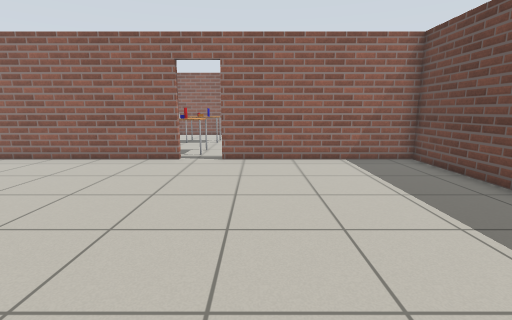
View 1 (above)

13 first-person views from a walk through a Gazebo world. The camera is 1 m above the floor, tilts 10° down and sees 85° across. The floor is counted in squares, 0.5 m on a side. Each view is taken from the middle of a square. On the plan, view 1 faces up. The plan holds only what a view shows up to about 16 squares ahead; the rest is blank. Robots are left out. Simple patterns stand in for the simulator's built-in surfaces.

View 2
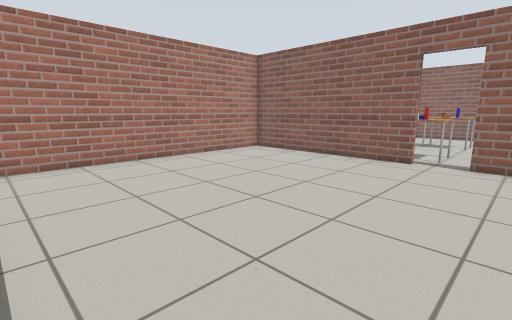

View 3
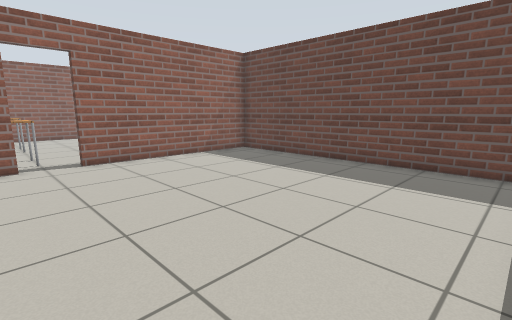

View 4
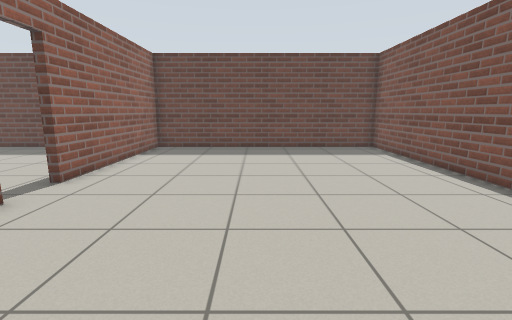

View 5
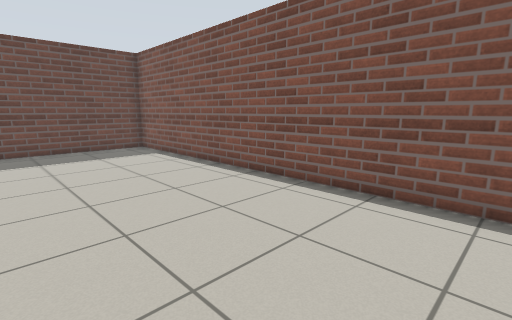

View 6
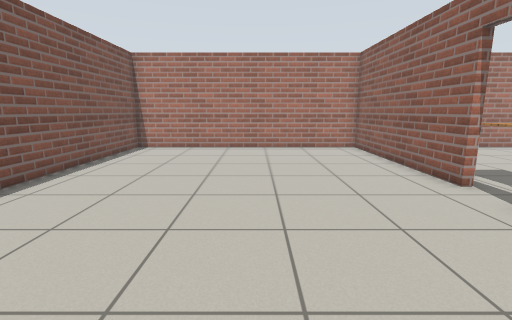

View 7
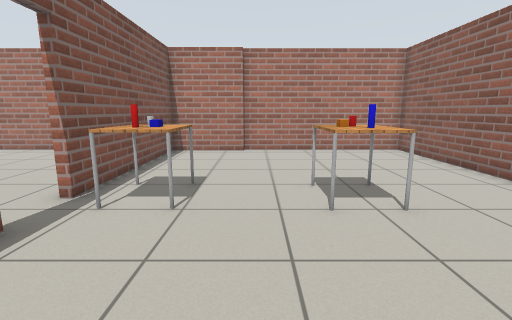

View 8
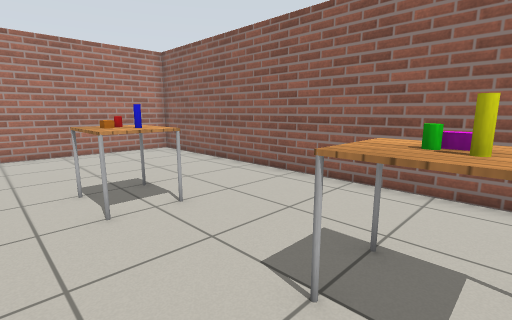

View 9
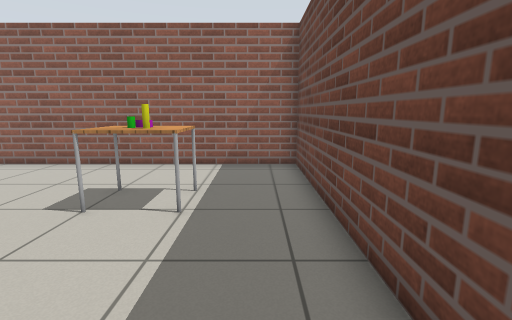

View 10
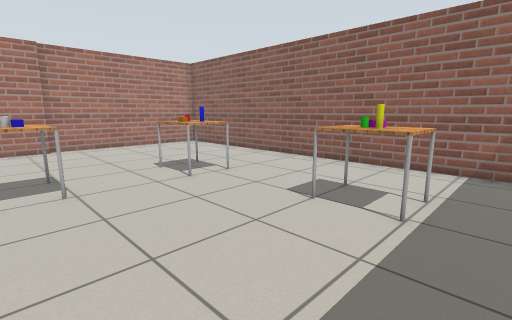

View 11
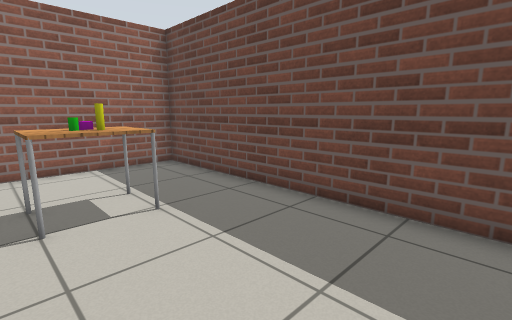

View 12
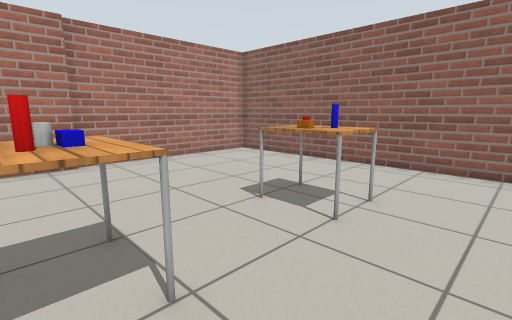

View 13
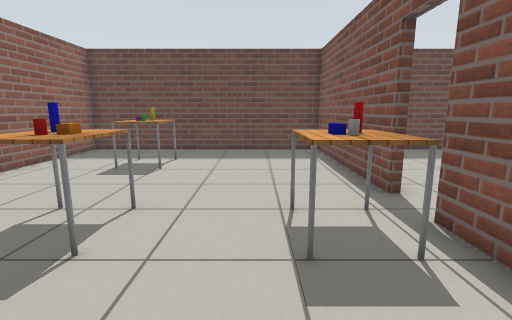

### Floor plan
Ten units are one square. View 1 is at (0, 0); x grows to the right and y downward. Boxes are objects, and circles mark ways between rooms. Rooms are numbered by the first view taken in them; rooms with no view inside come last. Other rooms are left out.
<svg viewBox="-119 -239 189 249">
<path fill="none" stroke="#000" d="M-32 -115 -114 -115 -114 5 65 5 65 -115 -14 -115M-14 -118 65 -118 65 -234 -114 -234 -114 -154M-111 -155 -111 -118 -32 -118"/>
<rect x="-45" y="-135" width="10" height="10" fill="#bbb"><title>white cylinder</title></rect>
<rect x="-45" y="-145" width="20" height="10" fill="#bbb"><title>blue box</title></rect>
<rect x="-45" y="-185" width="10" height="10" fill="#bbb"><title>red cylinder</title></rect>
<rect x="-45" y="-195" width="10" height="10" fill="#bbb"><title>table</title></rect>
<rect x="-35" y="-135" width="10" height="10" fill="#bbb"><title>red cylinder</title></rect>
<rect x="-35" y="-185" width="10" height="10" fill="#bbb"><title>orange box</title></rect>
<rect x="-35" y="-195" width="10" height="10" fill="#bbb"><title>blue cylinder</title></rect>
<rect x="15" y="-195" width="10" height="10" fill="#bbb"><title>green cylinder</title></rect>
<rect x="15" y="-205" width="20" height="10" fill="#bbb"><title>table</title></rect>
<rect x="25" y="-195" width="10" height="10" fill="#bbb"><title>yellow cylinder</title></rect>
<circle cx="-25" cy="-120" r="3" fill="#2a7"/>
<text x="-30" y="-60">1</text>
<text x="-20" y="-180">2</text>
</svg>
Room 1 opens to room 2.

Where each view was taken, in squares from view 1:
view 1: 0 up, 0 right, facing up
view 2: 0 up, 0 right, facing up-left
view 3: 0 up, 4 left, facing up-right
view 4: 6 up, 9 left, facing right
view 5: 6 up, 9 left, facing down-right
view 6: 6 up, 4 right, facing left
view 7: 16 up, 3 right, facing left
view 8: 16 up, 3 right, facing up-left
view 9: 13 up, 5 right, facing up
view 10: 13 up, 5 right, facing up-left
view 11: 13 up, 1 right, facing up-right
view 12: 13 up, 0 right, facing up-left
view 13: 15 up, 8 left, facing right
